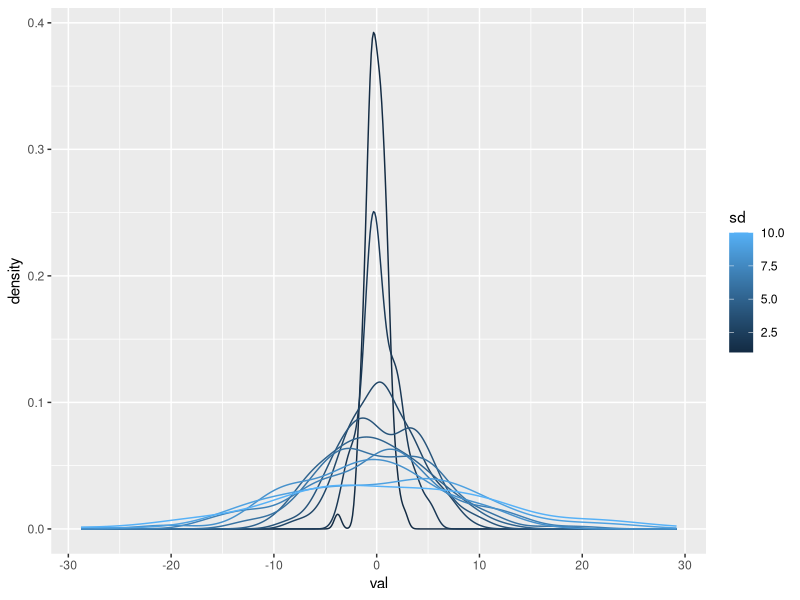

Reproduce this figure in R.
## ---- chunk 1
library(tidyverse)
## ---- chunk 2
vals <- c(1, 10, 100, 1000, 10000, 100000)
for(x in vals){
  print(log10(x))
}
## ---- chunk 3
# Define the vector of standard deviations
sd_vals <- c(1:10)
# Loop over SDs
for(x in sd_vals){
  # For each SD (x), get 100 values from a normal distribution with mean=0 and sd=x
  rnorm(n = 100, mean = 0, sd = x)
}
## ---- chunk 4
# Define the vector of standard deviations
sd_vals <- c(1:10) 
# Loop over SDs
for(x in sd_vals){
  # For each SD (x), get 100 values from a normal distribution with mean=0 and sd=x
  norm_dist <- rnorm(n = 100, mean = 0, sd = x)
}
## ---- chunk 5
# Define the vector of standard deviations
sd_vals <- c(1:10)
# Create an empty data frame in which to save data
results <- tibble()
# Loop over SDs
for(x in sd_vals){
  # For each SD (x), get 100 values from a normal distribution with mean=0 and sd=x
  norm_vals <- rnorm(n = 100, mean = 0, sd = x)
  # Create a two-column data frame with a column saving the SD (x) and a column with all simulated values
  norm_vals_tib <- bind_cols(sd = x, val = norm_vals)
  # Add these to the results data frame
  results <- bind_rows(results, norm_vals_tib)
}
## ---- chunk 6
dim(results)
names(results)

ggplot(results, aes(x = val, color = sd, group = sd)) +
  geom_density() 
